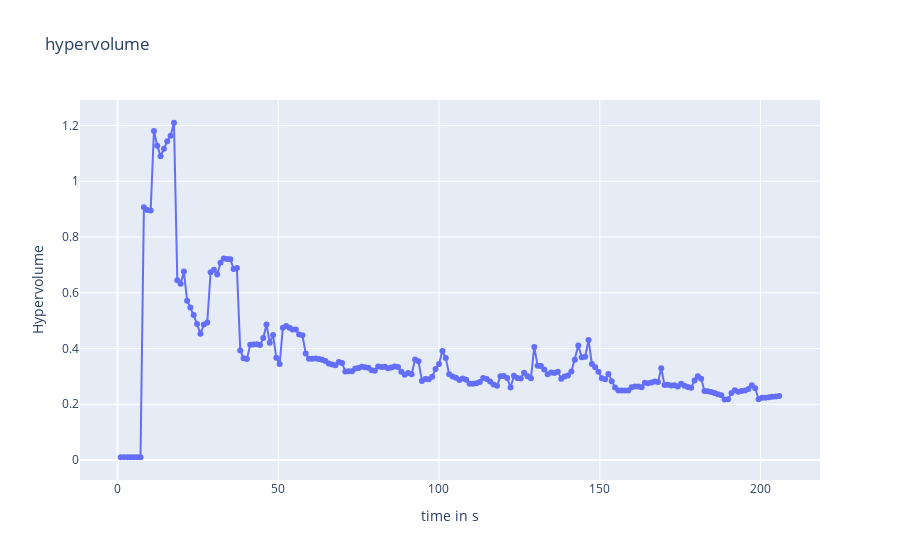
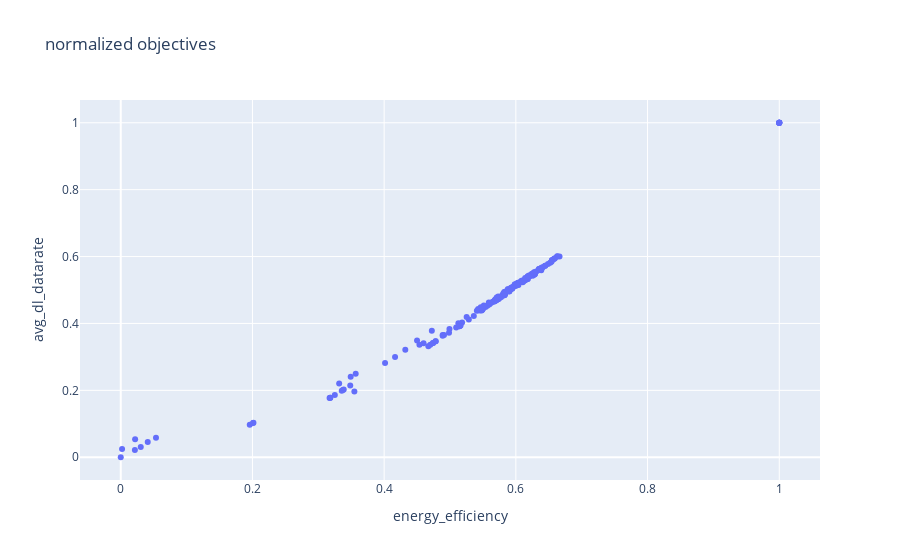
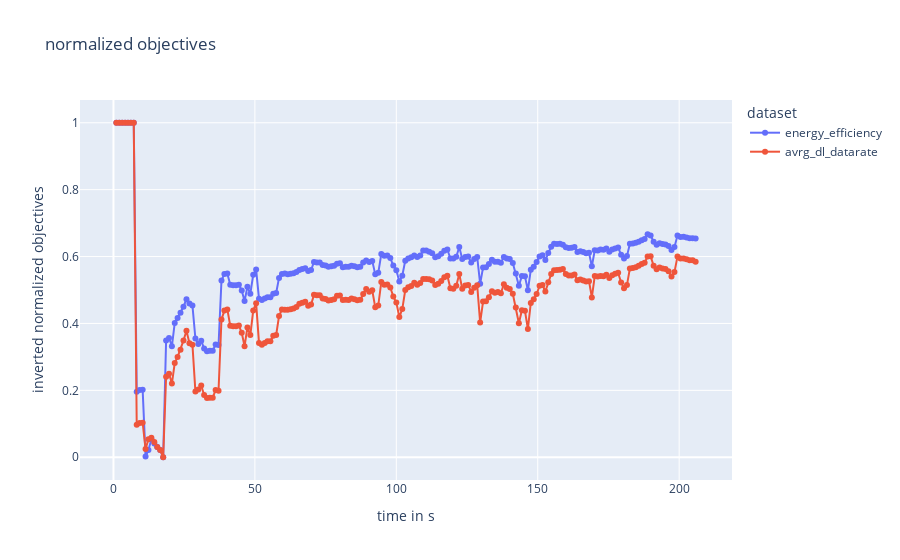

The cell these charts' notebook holds for them, in order:
### Code cell
network_name = "delete3"
configuration_name ="algorithm_config_3LIVE"
results_directory = "./datastore/{network_name}/{configuration_name}/".format(network_name=network_name, configuration_name= configuration_name)
objective_np_array = np.array([])
with open(results_directory + "/objectives_result.json", mode="r",encoding="utf-8") as openfile:
    result_dict_object = json.load(openfile)
    objective_np_array = np.array(result_dict_object)
    objective_np_array[:, 1:] *= -1



approx_ideal = objective_np_array[:, 1:].min(axis=0)
approx_nadir  = objective_np_array[:, 1:].max(axis=0)

normalized_solutions_list = np.array((objective_np_array[:, 1:] - approx_ideal) / (approx_nadir - approx_ideal))

hv = Hypervolume(ref_point=np.array([1.1, 1.1]),
                     norm_ref_point=False,
                     zero_to_one=False,
                     ideal=approx_ideal,
                     nadir=approx_nadir)

hv_list = [hv(solution) for solution in normalized_solutions_list]


fig4 = go.Figure()

fig4.update_layout(
    title="hypervolume",
    xaxis_title="time in s",
    yaxis_title="Hypervolume",
    legend_title="dataset")
fig4.add_trace(
        go.Scatter(
            x=objective_np_array[:, 0],
            y=hv_list,
            mode='lines+markers',
        ))
fig5 = go.Figure()

fig5.update_layout(
    title="normalized objectives",
    xaxis_title="energy_efficiency",
    yaxis_title="avg_dl_datarate",
    legend_title="dataset")

fig5.add_trace(
        go.Scatter(
            x=normalized_solutions_list[:, 0],
            y=normalized_solutions_list[:, 1],
            text=[str(elem) for elem in objective_np_array[:,0]],
            mode='markers',
        ))
fig6 = go.Figure()

fig6.update_layout(
    title="normalized objectives",
    xaxis_title="time in s",
    yaxis_title="inverted normalized objectives",
    legend_title="dataset")

fig6.add_trace(
        go.Scatter(
            x=objective_np_array[:, 0],
            y=normalized_solutions_list[:, 0],
            name="energy_efficiency",
            mode='lines+markers',
        ))
fig6.add_trace(
        go.Scatter(
            x=objective_np_array[:, 0],
            y=normalized_solutions_list[:, 1],
            name="avrg_dl_datarate",
            mode='lines+markers',
        ))

fig4.show()
fig5.show()
fig6.show()

### Figure 1 — Plotly figure (JSON) as saved in the notebook; plotly's stock layout.template omitted (floating-point values rounded to 4 significant figures; data arrays with more than 128 entries replaced by an {"elided": "..."} marker saying what was removed)
{"data": [{"mode": "lines+markers", "type": "scatter", "x": {"elided": "198 float values"}, "y": {"elided": "198 float values"}}], "layout": {"legend": {"title": {"text": "dataset"}}, "title": {"text": "hypervolume"}, "xaxis": {"title": {"text": "time in s"}}, "yaxis": {"title": {"text": "Hypervolume"}}}}

### Figure 2 — Plotly figure (JSON) as saved in the notebook; plotly's stock layout.template omitted (floating-point values rounded to 4 significant figures; data arrays with more than 128 entries replaced by an {"elided": "..."} marker saying what was removed)
{"data": [{"mode": "markers", "text": {"elided": "198 str values"}, "type": "scatter", "x": {"elided": "198 float values"}, "y": {"elided": "198 float values"}}], "layout": {"legend": {"title": {"text": "dataset"}}, "title": {"text": "normalized objectives"}, "xaxis": {"title": {"text": "energy_efficiency"}}, "yaxis": {"title": {"text": "avg_dl_datarate"}}}}

### Figure 3 — Plotly figure (JSON) as saved in the notebook; plotly's stock layout.template omitted (floating-point values rounded to 4 significant figures; data arrays with more than 128 entries replaced by an {"elided": "..."} marker saying what was removed)
{"data": [{"mode": "lines+markers", "name": "energy_efficiency", "type": "scatter", "x": {"elided": "198 float values"}, "y": {"elided": "198 float values"}}, {"mode": "lines+markers", "name": "avrg_dl_datarate", "type": "scatter", "x": {"elided": "198 float values"}, "y": {"elided": "198 float values"}}], "layout": {"legend": {"title": {"text": "dataset"}}, "title": {"text": "normalized objectives"}, "xaxis": {"title": {"text": "time in s"}}, "yaxis": {"title": {"text": "inverted normalized objectives"}}}}
